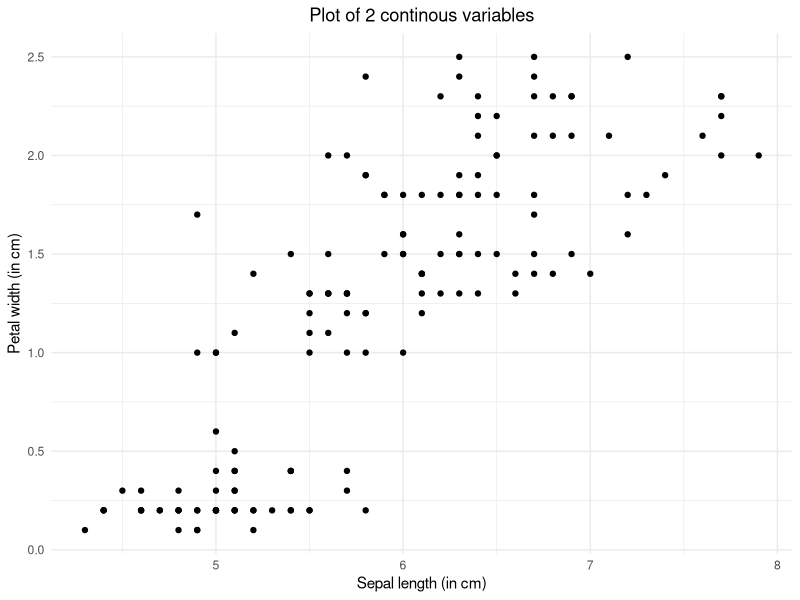
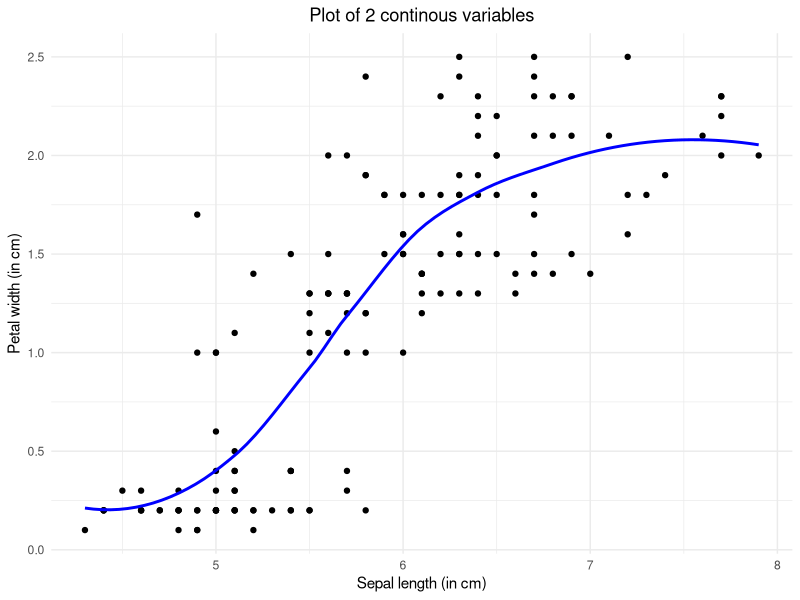
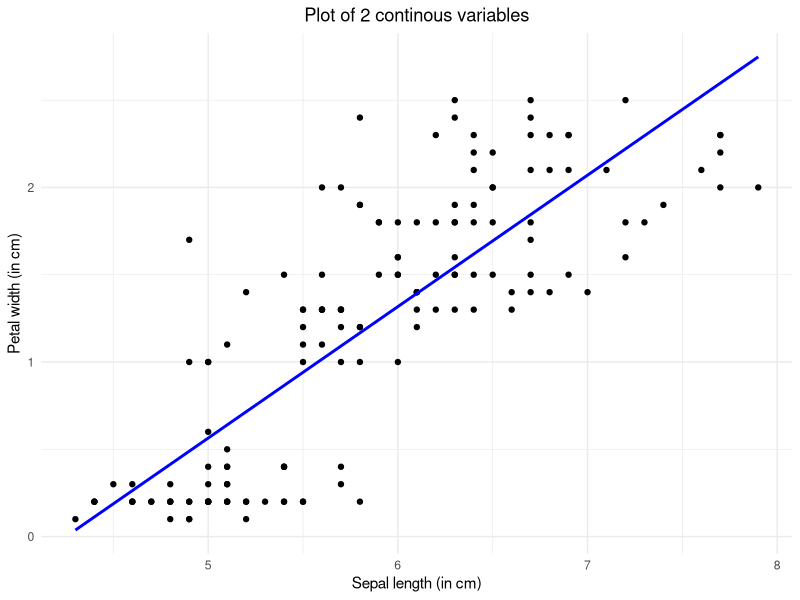
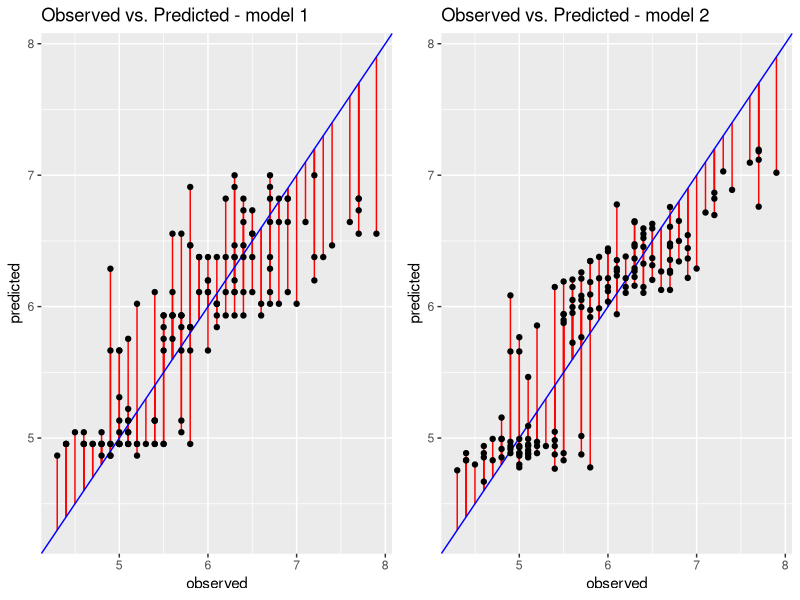

Write the R code that produced these figures, in order.
## ---- chunk 1
knitr::opts_chunk$set(fig.pos = 'H')
## ---- chunk 2
library(dplyr)
library(magrittr)
library(ggplot2)
library(gridExtra)
## ---- chunk 3
data <- iris # load the data
head(iris)   # inspect the data

# The data set contains three different kinds of flowers. The petal leaves and sepal leaves are measured in length and width. All measurements are in centimeters.
## ---- chunk 4
ggplot(data) +
  geom_point(aes(Sepal.Length, Petal.Width)) +
  xlab("Sepal length (in cm)") +
  ylab("Petal width (in cm)") +
  labs(col = "Species") +
  theme_minimal() +
  ggtitle("Plot of 2 continous variables")  + 
  theme(plot.title = element_text(hjust = 0.5))
## ---- chunk 5
ggplot(data, aes(x = Sepal.Length, y = Petal.Width)) +
  geom_point() +
  stat_smooth(method = "loess", se=F, col = "blue") +
  xlab("Sepal length (in cm)") +
  ylab("Petal width (in cm)") +
  labs(col = "Species") +
  theme_minimal() +
  ggtitle("Plot of 2 continous variables")  + 
  theme(plot.title = element_text(hjust = 0.5))

# The curve is added to the previous plot by the line `stat_smooth(method = "loess, se = F, col = "blue")`.
## ---- chunk 6
# In comparison to the previous plot, we now adjust "method = "loess"" to "method = "lm"".
ggplot(data, aes(x = Sepal.Length, y = Petal.Width)) +
  geom_point() +
  stat_smooth(method = "lm", se=F, col = "blue") +
  xlab("Sepal length (in cm)") +
  ylab("Petal width (in cm)") +
  labs(col = "Species") +
  theme_minimal() +
  ggtitle("Plot of 2 continous variables")  + 
  theme(plot.title = element_text(hjust = 0.5))

# The line indicates that there seems to be a more or less linear relation between the two plotted variables. This means that an increase in sepal length probably indicates an increase in petal width as well.
## ---- chunk 7
# Specify model: outcome = petal width, predictor = sepal width
iris_model1 <- lm(Petal.Width ~ Sepal.Width,
                  data = iris)

summary(iris_model1)
## ---- chunk 8
# specify model
model1 <- lm(Sepal.Length ~ Petal.Width, 
             data = data)

# ask for summary
summary(model1)
## ---- chunk 9
# The regression coefficient indicates the amount of change in the predicted variable when the predictor variable is changed with one unit. In case of the example model, this means that for every centimeter that a petal leave is width, the predicted length of a sepal leave increases with .89 cm.
## ---- chunk 10
# The coefficients seem to be in accordance with the earlier plots. They are not exactly the same, but indicate a similar positive relationship.
## ---- chunk 11
# Specify additional predictors
model2 <- lm(Sepal.Length ~ Petal.Width + Petal.Length, 
             data = data)

# Ask for summary statistics again
summary(model2)

# When comparing the coefficients of model 2 with the coefficients of model 1, we can see that adding a predictor can change the coefficients of other predictors as well (it is a new model after all). In this example, it is notable that the coefficient for petal width has become a negative number, while it was positive in model 1.
## ---- chunk 12
# Create 3rd model with categorical predictor
model3 <- lm(Sepal.Length ~ Sepal.Width + Petal.Length + Species,
             data = data)

# Ask for summary data
summary(model3)

# In the output, we see that 'Species' has multiple rows of output, and that one species (Setosa) does not seem to show. Setosa is the reference group. The other two lines are those respecitve groups compared to the setosa group. This means that that the predicted sepal length of a versicolor would be .9558 lower than the predicted value of a setosas with the same values on the other variables.

## ---- chunk 13
AICvalues <- rbind(AIC(model1), AIC(model2))
BICvalues <- rbind(BIC(model1), BIC(model2))
RMSEvalues <- rbind(mean(model1$residuals^2), 
                    mean(model2$residuals^2))

modelfitvalues <- cbind(AICvalues, BICvalues, RMSEvalues)
rownames(modelfitvalues) <- c("model1", "model2")
colnames(modelfitvalues) <- c("AIC", "BIC", "RMSE")
modelfitvalues 

# We see that the second AIC is lower, and thus this model has a better fit-complexity trade-off. The BIC has the same conclusion as the AIC in this case. The RMSE of the second model is lower, and therefore indicates less error and a better fit.

# R2 difference test (deviance)
anova(model1, model2)

# The residual sum of squares is significantly lower for model 2, indicating a better fit for this model
## ---- chunk 14
predvals1           <- cbind(data$Sepal.Length, model1$fitted.values)
colnames(predvals1) <- c("observed", "predicted")
predvals1           <- as.data.frame(predvals1)
## ---- chunk 15
obspred1 <- ggplot(data = predvals1, aes(x = observed, y = predicted)) +
  geom_segment(aes(xend = observed, yend = observed), col = "red") +
  geom_abline(slope = 1, intercept = 0, col = "blue") +
  geom_point() +
  ggtitle("Observed vs. Predicted - model 1")
## ---- chunk 16
predvals2 <- cbind(data$Sepal.Length, model2$fitted.values)
colnames(predvals2) <- c("observed", "predicted")
predvals2 <- as.data.frame(predvals2)

obspred2 <- ggplot(data = predvals2, aes(x = observed, y = predicted)) +
  geom_segment(aes(xend = observed, yend = observed), col = "red") +
  geom_abline(slope = 1, intercept = 0, col = "blue") +
  geom_point() +
  ggtitle("Observed vs. Predicted - model 2")

## ---- chunk 17
grid.arrange(obspred1, obspred2, ncol = 2)

# Above, the observed vs. predicted plots for both model 1 (1 predictor) and model 2 (an additional predictor) are shown. In the second plot, it can be seen that all the red lines are shorter, indicating less error, a lower sum of squares, and thus a better fit.
## ---- chunk 18
# Calculate score
10.2 + .7*44 + 1.3*27 # 76.1
## ---- chunk 19
# Imputed equation X_age = 52, X_income = 26
10.2 + 0.7 * 52 + 1.3 * 26 + 0.01 * 52 * 26 # 93.92
